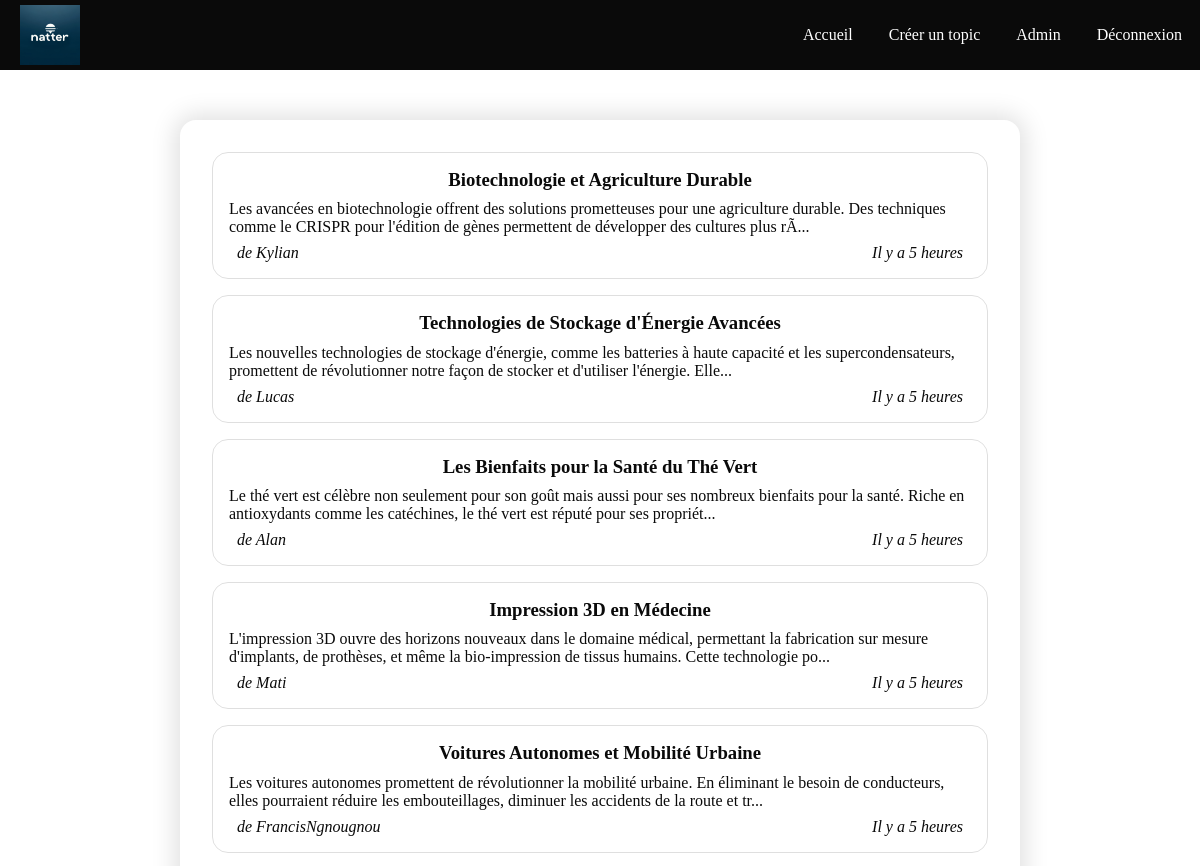
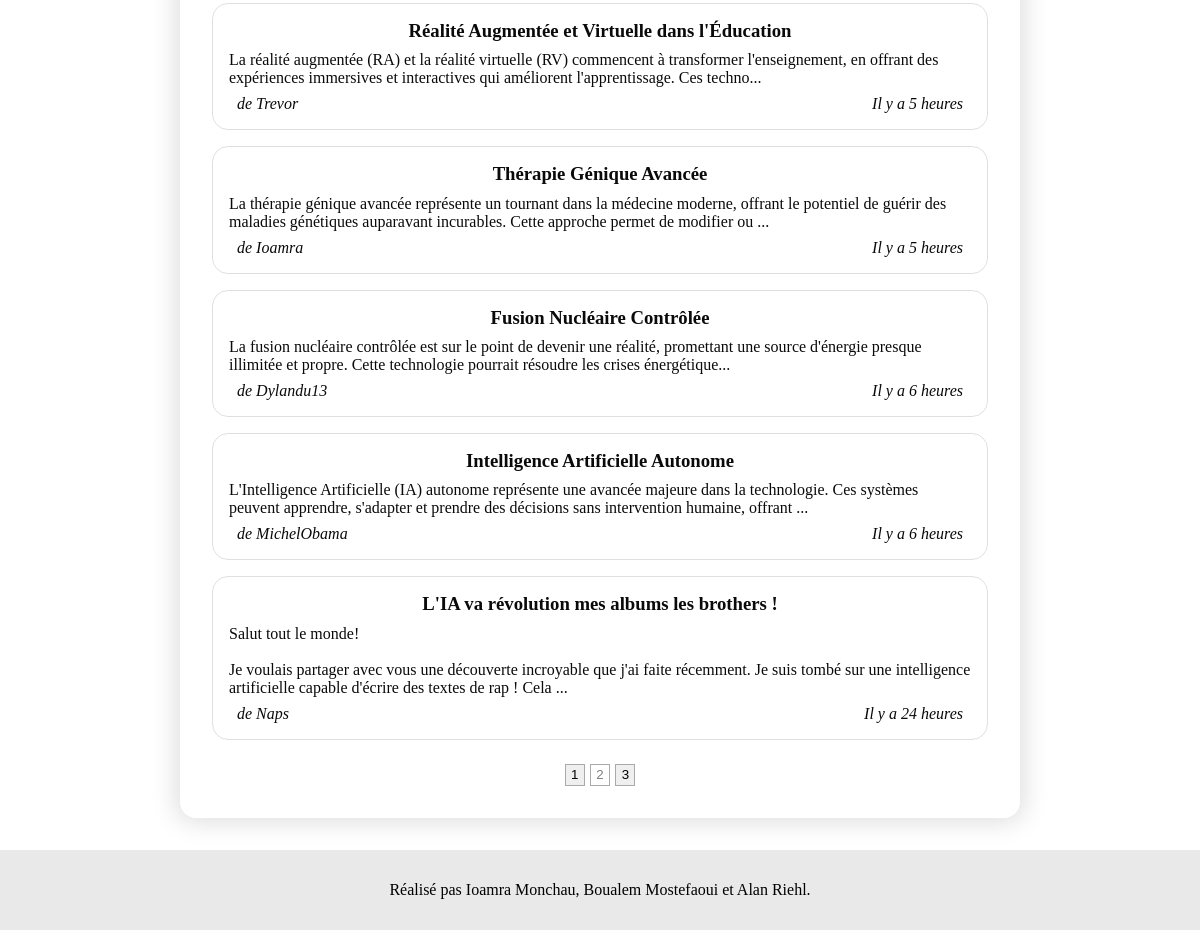
The page /index.php?page=2 (signed in) on the database its author committed (2 pictures, top to bottom).
### tables this page shows
CREATE TABLE `topic` (
  `id_topic` int(11) NOT NULL,
  `title_topic` varchar(255) DEFAULT NULL,
  `message_topic` text DEFAULT NULL,
  `date_topic` varchar(16) DEFAULT NULL,
  `id_user` int(11) DEFAULT NULL
);

CREATE TABLE `user` (
  `id_user` int(11) NOT NULL,
  `mail_user` varchar(320) NOT NULL,
  `pseudo_user` varchar(16) NOT NULL,
  `password_user` varchar(64) NOT NULL,
  `role_user` tinyint(1) NOT NULL DEFAULT 0
);

### includes/functions/limit-content.php (called while the page is built)
<?php
function limitContent($text, $len) {
    return strlen($text) > $len ? substr($text, 0, $len).'...' : $text;
}
?>

### includes/functions/format-date-diff.php (called while the page is built, shortened)
<?php
function formatDateDiff($date) {
    $diff = time() - DateTime::createFromFormat('d/m/Y H:i', $date)->getTimestamp();
    $oneMinute = 60;
    $oneHours = 60 * 60;
    $oneDay = 60 * 60 * 24;
    $oneMonth = 60 * 60 * 24 * 30;
    $oneYear = 60 * 60 * 24 * 365;
    $res = "il y a moins d'une minute";
    $diff > $oneMinute && $res = "Il y a 1 minute";
    $diff > $oneMinute * 2 && $res = "Il y a ".round($diff / $oneMinute)." minutes";
    $diff > $oneHours && $res = "Il y a 1 heure";
    $diff > $oneHours * 2 && $res = "Il y a ".round($diff / $oneHours)." heures";
    $diff > $oneDay && $res = "Il y a 1 jour";
    $diff > $oneDay * 2 && $res = "Il y a ".round($diff / $oneDay)." jours";
    $diff > $oneMonth && $res = "Il y a ".round($diff / $oneMonth)." mois";
    $diff > $oneYear && $res = "Il y a plus d'un ans";
    return $res;
}
?>

### index.php (the view, shortened to what this page needs)
<?php
    require_once 'includes/bdd.php';
    require_once 'includes/functions/format-date-diff.php';
    require_once 'includes/functions/limit-content.php';
?>
<!DOCTYPE html>
<html lang="fr">
<head>
    <?php require_once 'includes/head.php'; ?>
    <link rel="stylesheet" href="assets/css/home.css">
</head>
<body>
<?php
    require_once 'includes/nav.php';
    $nb_topics_by_page = 10;
    $page = isset($_GET['page']) ? $_GET['page'] : 1;
    $offset = ($page - 1) * $nb_topics_by_page;
    $req = $bdd->prepare("SELECT COUNT(id_topic) FROM topic");
    $req->execute();
    $nb_page = ceil(($req->fetch()[0]) / $nb_topics_by_page);
    $req = $bdd->prepare("SELECT id_topic, title_topic, message_topic, date_topic, pseudo_user FROM topic INNER JOIN user ON topic.id_user = user.id_user ORDER BY id_topic DESC LIMIT $nb_topics_by_page OFFSET $offset");
    $req->execute();
    $list_topic = $req->fetchAll(PDO::FETCH_ASSOC);
?>
    <main>
        <section class="card-container">
        <?php
            foreach ($list_topic as $li) {
        ?>
            <article class="topic">
                <a href="view-topic.php?id=<?=$li['id_topic']?>">
                    <h3 class="topic-title"><?=nl2br(limitContent(strip_tags($li['title_topic']), 100))?></h3>
                    <section class="topic-content"><?=nl2br(limitContent(strip_tags($li['message_topic']), 200))?></section>
                    <section class="topic-author-and-date">
                        <i>de <?=$li['pseudo_user']?></i>
                        <i><?=formatDateDiff($li['date_topic'])?></i>
                    </section>
                </a>
            </article>
        <?php
            }
        ?>
            <section id="paging-user" class="paging">
                <?php
                for ($i=1; $i < $nb_page+1; $i++) {
                    if ($i == $page) {
                        echo '<button class="page-active">'.$i.'</button>';
                    } else {
                        echo '<button onclick="window.location.href='."'".'index.php?page='.$i."'".'">'.$i.'</button>';
                    }
                }
                ?>
            </section>
        </section>
    </main>
    <?php require_once "includes/footer.php" ?>
</body>
</html>

### assets/css/main.css (style rules this page uses)
* { padding: 0; margin: 0; box-sizing: border-box; }
body { padding-top: 120px; }
main { min-height: calc(100vh - 120px - 7em); }
main .card-container { width: 96%; margin-left: 2%; padding: 1em; box-shadow: 0 0 25px 5px rgba(0, 0, 0, 0.125); border-radius: 1rem; display: flex; flex-direction: column; align-items: center; }
@media (min-width: 600px) { main .card-container { width: 85%; margin-left: 7.5%; padding: 1.5em; } }
@media (min-width: 1200px) { main .card-container { width: 70%; margin-left: 15%; padding: 2em; } }

### assets/css/home.css (style rules this page uses)
.topic { display: flex; flex-direction: column; margin-bottom: 1em; padding: 1em; border: 1px solid rgba(0, 0, 0, 0.125); border-radius: 1rem; width: 100%; }
.topic a { text-decoration: none; color: #0a0a0a; }
.topic a .topic-title { text-align: center; margin-bottom: 0.5em; }
.topic a .topic-content { margin-bottom: 0.5em; }
.topic a .topic-author-and-date { display: flex; flex-direction: row; justify-content: space-between; margin: 0 0.5em; }
.paging { display: flex; justify-content: center; }
.paging button { margin: 0.6em 0.2em 0 0.2em; padding: 0.2em 0.4em; cursor: pointer; border: 1px solid rgb(170, 170, 170); }
.paging button.page-active { background-color: transparent; border: 1px solid rgb(170, 170, 170); color: gray; cursor: default; }

### rows shown on the page
topic: title_topic "Biotechnologie et Agriculture Durable", message_topic "Les avancées en biotechnologie offrent des solutions prometteuses pour une agriculture durable. Des techniques comme le CRISPR pour l'édition de gènes permettent de développer des cultures plus rÃ...", id_user.pseudo_user "Kylian", date_topic "Il y a 5 heures"
topic: title_topic "Technologies de Stockage d'Énergie Avancées", message_topic "Les nouvelles technologies de stockage d'énergie, comme les batteries à haute capacité et les supercondensateurs, promettent de révolutionner notre façon de stocker et d'utiliser l'énergie. Elle...", id_user.pseudo_user "Lucas", date_topic "Il y a 5 heures"
topic: title_topic "Les Bienfaits pour la Santé du Thé Vert", message_topic "Le thé vert est célèbre non seulement pour son goût mais aussi pour ses nombreux bienfaits pour la santé. Riche en antioxydants comme les catéchines, le thé vert est réputé pour ses propriét...", id_user.pseudo_user "Alan", date_topic "Il y a 5 heures"
topic: title_topic "Impression 3D en Médecine", message_topic "L'impression 3D ouvre des horizons nouveaux dans le domaine médical, permettant la fabrication sur mesure d'implants, de prothèses, et même la bio-impression de tissus humains. Cette technologie po...", id_user.pseudo_user "Mati", date_topic "Il y a 5 heures"
topic: title_topic "Voitures Autonomes et Mobilité Urbaine", message_topic "Les voitures autonomes promettent de révolutionner la mobilité urbaine. En éliminant le besoin de conducteurs, elles pourraient réduire les embouteillages, diminuer les accidents de la route et tr...", id_user.pseudo_user "FrancisNgnougnou", date_topic "Il y a 5 heures"
topic: title_topic "Réalité Augmentée et Virtuelle dans l'Éducation", message_topic "La réalité augmentée (RA) et la réalité virtuelle (RV) commencent à transformer l'enseignement, en offrant des expériences immersives et interactives qui améliorent l'apprentissage. Ces techno...", id_user.pseudo_user "Trevor", date_topic "Il y a 5 heures"
topic: title_topic "Thérapie Génique Avancée", message_topic "La thérapie génique avancée représente un tournant dans la médecine moderne, offrant le potentiel de guérir des maladies génétiques auparavant incurables. Cette approche permet de modifier ou ...", id_user.pseudo_user "Ioamra", date_topic "Il y a 5 heures"
topic: title_topic "Fusion Nucléaire Contrôlée", message_topic "La fusion nucléaire contrôlée est sur le point de devenir une réalité, promettant une source d'énergie presque illimitée et propre. Cette technologie pourrait résoudre les crises énergétique...", id_user.pseudo_user "Dylandu13", date_topic "Il y a 6 heures"
topic: title_topic "Intelligence Artificielle Autonome", message_topic "L'Intelligence Artificielle (IA) autonome représente une avancée majeure dans la technologie. Ces systèmes peuvent apprendre, s'adapter et prendre des décisions sans intervention humaine, offrant ...", id_user.pseudo_user "MichelObama", date_topic "Il y a 6 heures"
topic: title_topic "L'IA va révolution mes albums les brothers !", message_topic "Salut tout le monde! Je voulais partager avec vous une découverte incroyable que j'ai faite récemment. Je suis tombé sur une intelligence artificielle capable d'écrire des textes de rap ! Cela ...", id_user.pseudo_user "Naps", date_topic "Il y a 24 heures"
